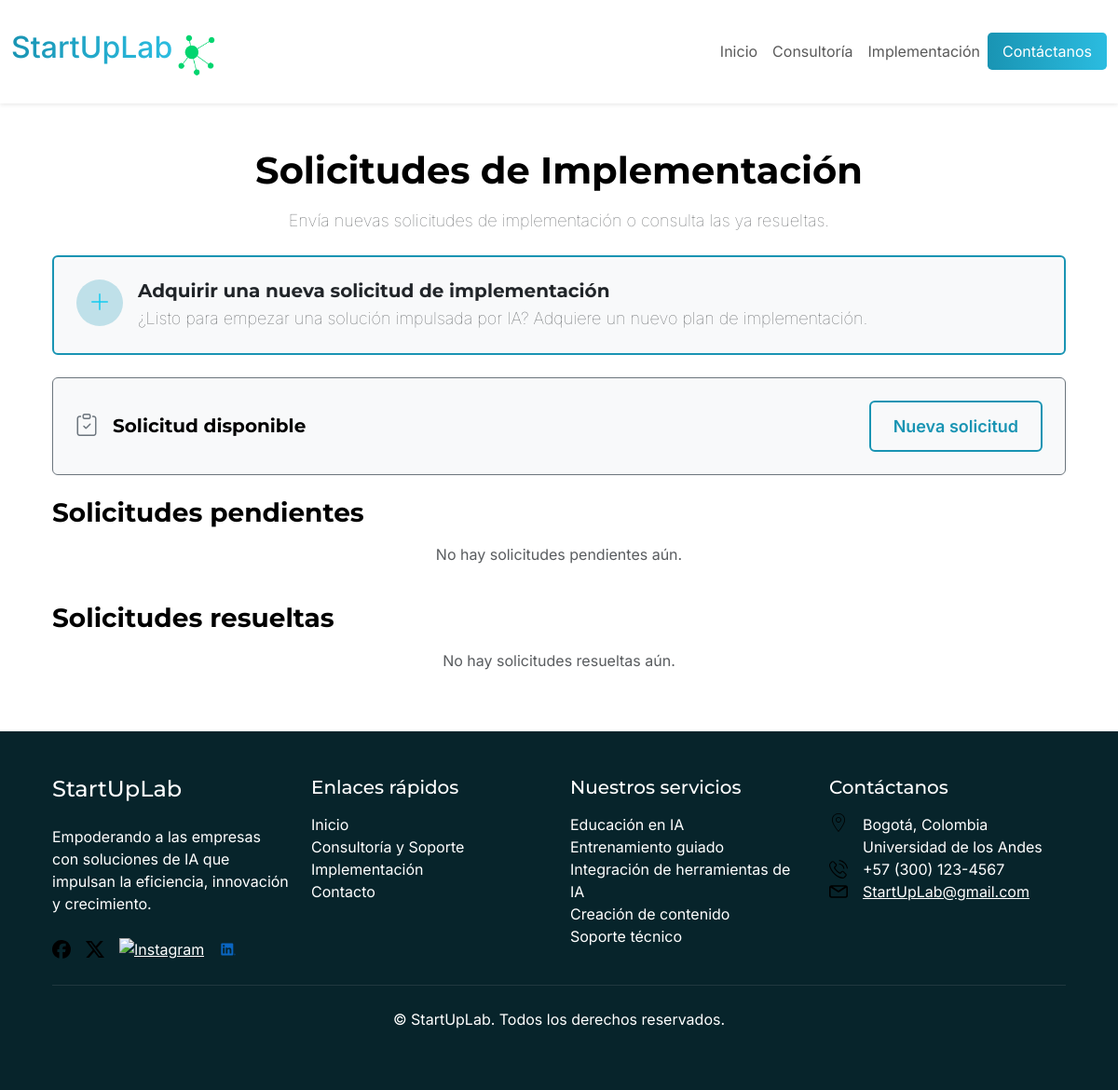
The app's page /implementation/pedidos, older data.
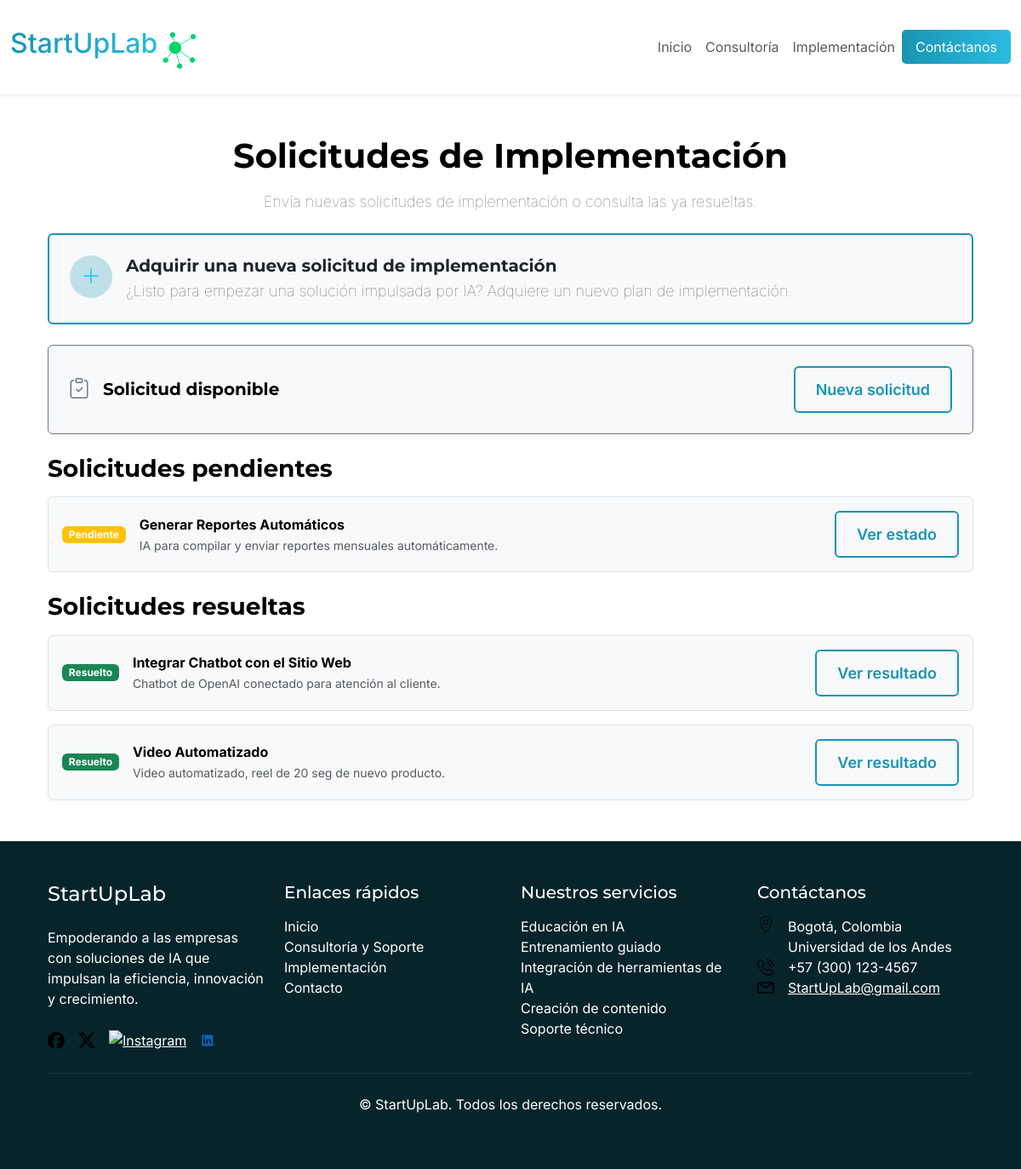
The same page, newer data.
### implementation/models.py (models this page shows, shortened)
class ImplementationRequest(models.Model):
    STATUS_CHOICES = [
        ('waiting', 'Esperando'),
        ('pending', 'Pendiente'),
        ('resolved', 'Resuelta'),
    ]
    servicio = models.ForeignKey(Servicios, on_delete=models.CASCADE)
    title = models.CharField(max_length=255)
    description = models.TextField()
    status = models.CharField(max_length=10, choices=STATUS_CHOICES, default='pending')
    created_at = models.DateTimeField(auto_now_add=True)

### implementation/views.py (the view)
# urls.py: path("pedidos", pedidos, name='pedidos'),
def pedidos(request):
    if request.method == 'POST':
        form = ImplementationRequestForm(request.POST)
        if form.is_valid():
            form.save()
            return redirect('pedidos')
    else:
        form = ImplementationRequestForm()
    waiting = ImplementationRequest.objects.filter(status='waiting').order_by('-created_at')
    pending = ImplementationRequest.objects.filter(status='pending').order_by('-created_at')
    resolved = ImplementationRequest.objects.filter(status='resolved').order_by('-created_at')
    return render(request, 'implementation/pedidos.html', {
        'form': form,
        'waiting':waiting,
        'pending':pending,
        'requests': resolved
    })

### implementation/models.py (called while the page is built)
    def __str__(self):
        return self.nombre

### StartUpLabBack/templates/implementation/pedidos.html (shortened to what this page needs)
{% extends "core/base.html" %}
{% block content %}
<div class="container py-5">
    <h1 class="text-center mb-3">Solicitudes de Implementación</h1>
    <p class="text-center detalles mb-4">
      Envía nuevas solicitudes de implementación o consulta las ya resueltas.
    </p>
    <div class="mb-4 bg-light p-4 rounded d-flex align-items-start gap-3" style="border: 2px solid #1994b3;";>
      <div class=" bg-opacity-25 p-2 rounded-circle text-center d-flex flex-column justify-content-center align-items-center" style="background-color: #1994b341; width: 50px; height: 50px;">
        <i class="bi bi-plus-lg text-info fs-4"></i>
      </div>
      <div>
        <h5 class="mb-1 text-dark">Adquirir una nueva solicitud de implementación</h5>
        <p class="mb-0 detalles">¿Listo para empezar una solución impulsada por IA? Adquiere un nuevo plan de implementación.</p>
      </div>
    </div>
    <div class="mb-4 border border-secondary bg-light p-4 rounded">
      <div class="d-flex align-items-center justify-content-between">
        <div class="d-flex align-items-center gap-3">
          <div class="text-secondary fs-4">
            <i class="bi bi-clipboard-check"></i>
          </div>
          <h5 class="mb-0">Solicitud disponible</h5>
        </div>
        <button class="btn solicita-ayuda" type="button" data-bs-toggle="collapse" data-bs-target="#formularioSolicitud">
          Nueva solicitud
        </button>
      </div>
    </div>
    <h3 class="mb-3">Solicitudes pendientes</h3>
    <div class="d-grid gap-3 mx-auto">
      {% for p in pending %}
      <div class="border rounded p-3 bg-light d-flex justify-content-between align-items-center">
        <div class="d-flex gap-3 align-items-center">
          <span class="badge bg-warning text-white align-self-center">Pendiente</span>
          <div>
            <strong>{{ p.title }}</strong><br>
            <small class="text-muted">{{ p.description }}</small>
          </div>
        </div>
        <a href="#" class="btn solicita-ayuda btn-sm">Ver estado</a>
      </div>
      {% empty %}
        <p class="text-muted text-center">No hay solicitudes pendientes aún.</p>
      {% endfor %}
    </div>
    <br>
    <h3 class="mb-3">Solicitudes resueltas</h3>
    <div class="d-grid gap-3">
      {% for r in requests %}
      <div class="border rounded p-3 bg-light d-flex justify-content-between align-items-center">
        <div class="d-flex gap-3 align-items-center">
          <span class="badge bg-success text-white align-self-center">Resuelto</span>
          <div>
            <strong>{{ r.title }}</strong><br>
            <small class="text-muted">{{ r.description }}</small>
          </div>
        </div>
        <a href="#" class="btn solicita-ayuda btn-sm">Ver resultado</a>
      </div>
      {% empty %}
        <p class="text-muted text-center">No hay solicitudes resueltas aún.</p>
      {% endfor %}
    </div>
</div>
{% endblock %}

Row changes from the older to the newer data that the page shows:
added ImplementationRequest: title "Generar Reportes Automáticos", description "IA para compilar y enviar reportes mensuales automáticamente.", shown under "Solicitudes pendientes"
added ImplementationRequest: title "Integrar Chatbot con el Sitio Web", description "Chatbot de OpenAI conectado para atención al cliente.", shown under "Solicitudes resueltas"
added ImplementationRequest: title "Video Automatizado", description "Video automatizado, reel de 20 seg de nuevo producto.", shown under "Solicitudes resueltas"
Text that changed along with them:
text no longer shown: "No hay solicitudes pendientes aún. No hay solicitudes resueltas aún."
